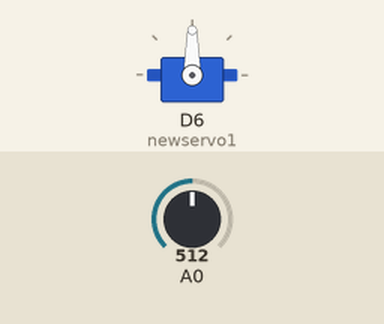
A sketch run on a simulated ESP8266 (NodeMCU). Parts: servo. The test bench sets the inputs (shaded band); at power-on: A0 = 512.

Above: at 1.8 s.
1.9 s: A0 set to 716
At 3.0 s:
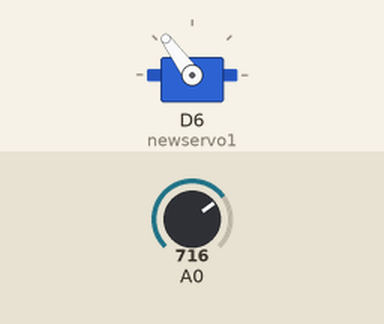
3.5 s: A0 set to 900
At 4.5 s:
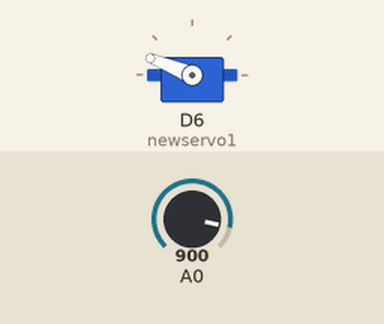
5.5 s: A0 set to 1023
At 7.2 s:
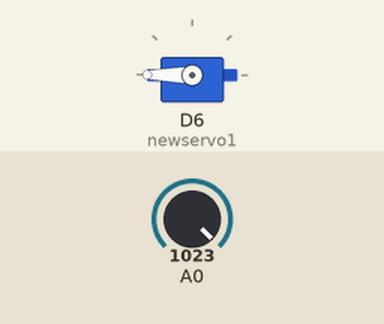
7.5 s: A0 set to 306
At 8.8 s:
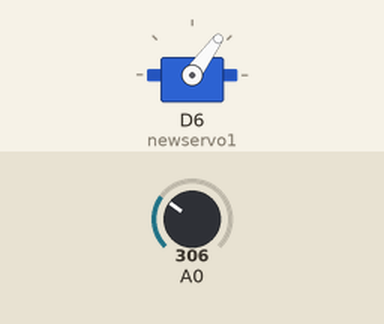
9.5 s: A0 set to 122
At 10.3 s:
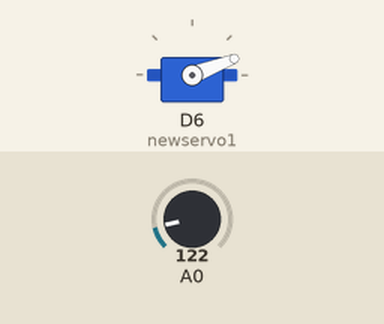
11.5 s: A0 set to 511
At 13.0 s:
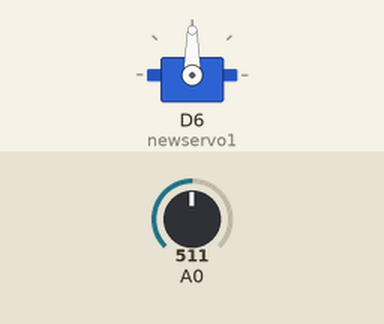
Timing chart, 0 to 14.5 s (numbered marks = the images above; inputs shaded):
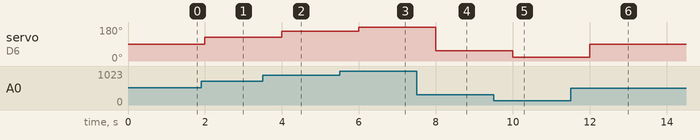

The sketch:

potentio_servo.ino
```cpp
#include <Servo.h>
Servo newservo1;

void setup() {
    newservo1.attach(D6);
    Serial.begin(9600);
    pinMode(A0, INPUT);
}

void loop() {
    float x = analogRead(A0);
    x = map(x, 0, 1023, 0, 180);
    newservo1.write(x);
    delay(1000);
}
```

Measured:
- after the input at 1.9 s, servo on D6 (newservo1): 90° → 126° after 0.10 s
- after the input at 3.5 s, servo on D6 (newservo1): 126° → 158° after 0.50 s
- after the input at 5.5 s, servo on D6 (newservo1): 158° → 180° after 0.50 s
- after the input at 7.5 s, servo on D6 (newservo1): 180° → 54° after 0.50 s
- after the input at 9.5 s, servo on D6 (newservo1): 54° → 21° after 0.50 s
- after the input at 11.5 s, servo on D6 (newservo1): 21° → 90° after 0.50 s
